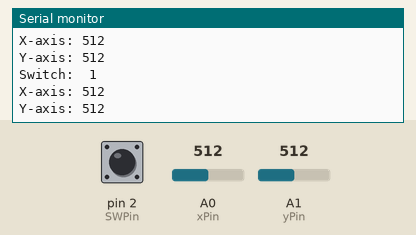
Simulated run of this sketch. Board: Arduino Uno, built with avr-gcc and run on an emulated ATmega328P. Parts: the last lines printed to the serial monitor. Inputs (shaded band) come from the test bench; at power-on: A0 (xPin) = 512, A1 (yPin) = 512, pin 2 (SWPin) HIGH.

Above: at 1.3 s.
1.4 s: A0 (xPin) set to 716
At 1.82 s:
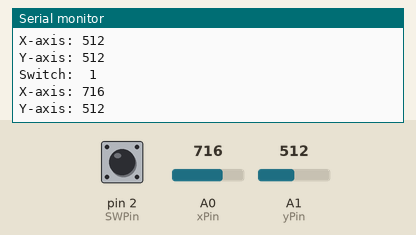
2.9 s: A1 (yPin) set to 716
At 3.32 s:
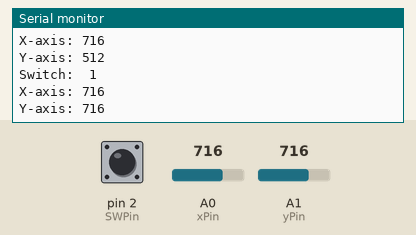
4.4 s: pin 2 (SWPin) pulled LOW for 0.6 s
6.5 s: A0 (xPin) set to 900
At 6.83 s:
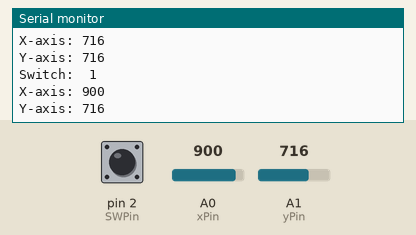
8.0 s: A1 (yPin) set to 900
At 8.33 s:
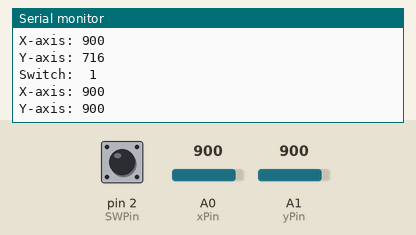
Timing chart, 0 to 10.5 s (numbered marks = the images above; inputs shaded):
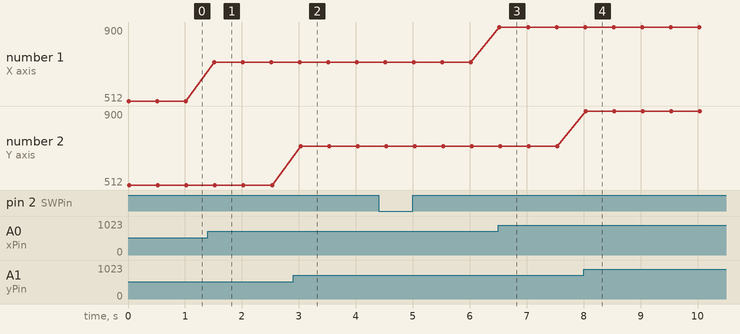

The sketch:

joystick.ino
```cpp
/**
*  connect:
*    - vcc -> 5v
*    - gnd -> gnd
*    - x -> a0
*    - y -> a1
*    - sw(select) -> 2
*/
const int SWPin = 2;
const int xPin = 0;  //analog
const int yPin = 1;  //analog


void setup() {
  pinMode(SWPin, INPUT);
  digitalWrite(SWPin, HIGH);
  Serial.begin(9600);
}


void loop() {
  Serial.print("Switch:  ");
  Serial.print(digitalRead(SWPin));
  Serial.print("\n");
  Serial.print("X-axis: ");
  Serial.print(analogRead(xPin));
  Serial.print("\n");
  Serial.print("Y-axis: ");
  Serial.println(analogRead(yPin));
  Serial.print("\n\n");
  delay(500);
}
```

Measured:
- after the input at 1.4 s, the serial monitor: prints a new line after 0.11 s (image 1)
- after the input at 2.9 s, the serial monitor: prints a new line after 0.13 s (image 2)
- after the input at 6.5 s, the serial monitor: prints a new line at once (image 3)
- after the input at 8.0 s, the serial monitor: prints a new line at once (image 4)
- plotted number 1: 512 → 716 after the input at 1.4 s, 716 → 900 after the input at 6.5 s
